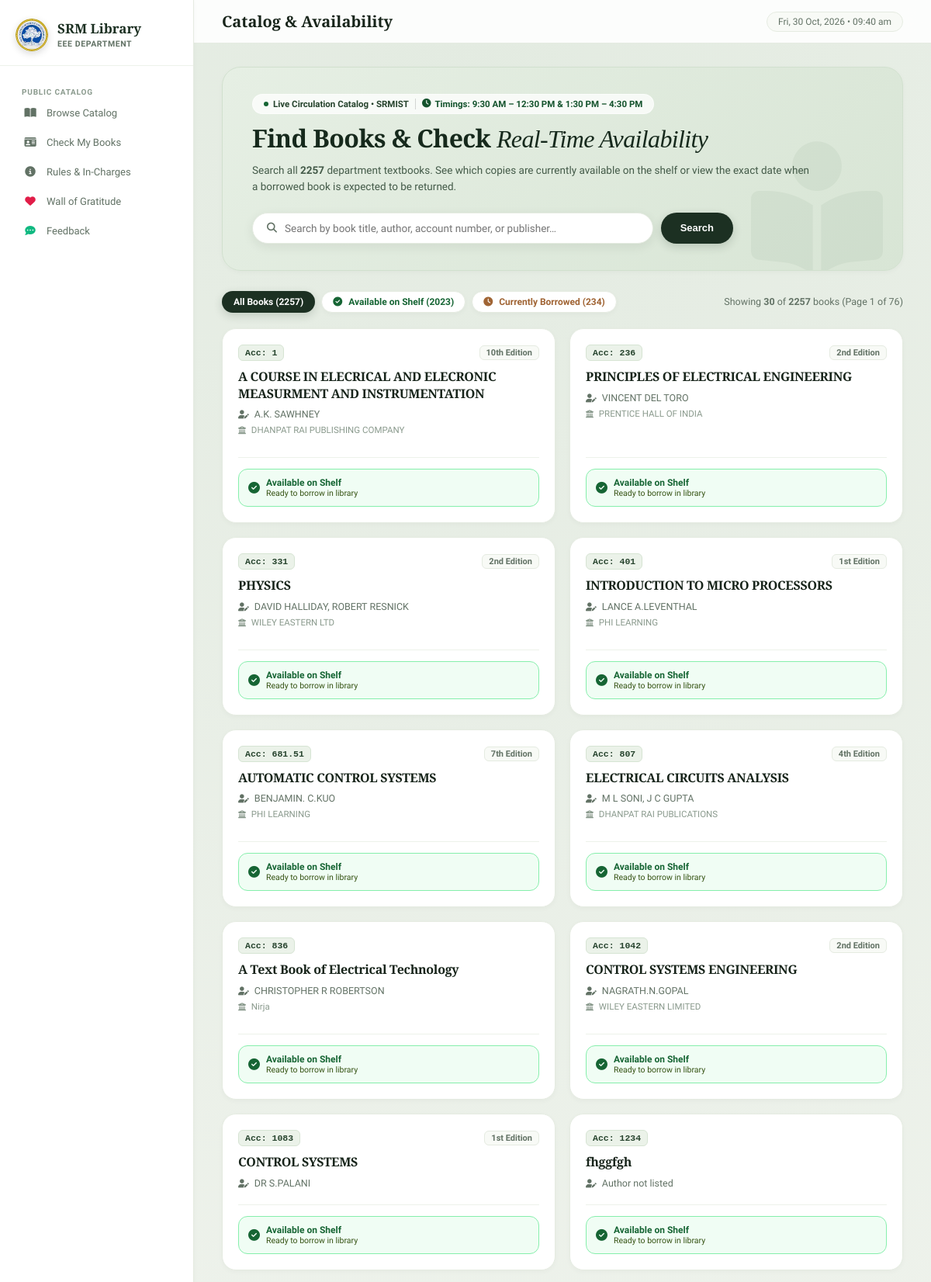
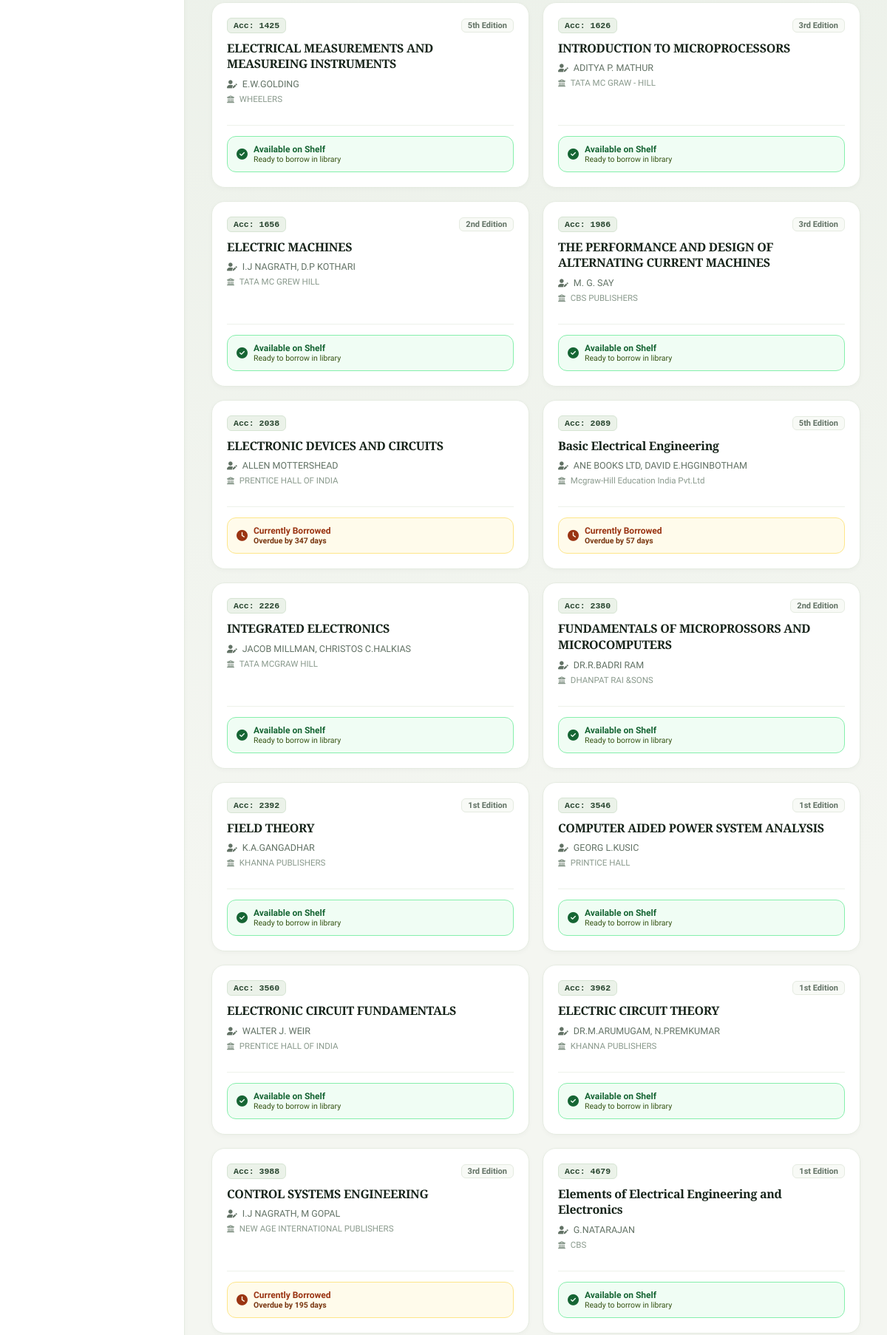
/catalog (upper part), run on the app's committed database (2 pictures, top to bottom).
### tables this page shows
CREATE TABLE books (
            id INTEGER PRIMARY KEY AUTOINCREMENT,
            barcode TEXT UNIQUE NOT NULL,
            account_number TEXT,
            title TEXT NOT NULL,
            publisher TEXT,
            authors TEXT,
            edition TEXT,
            status TEXT DEFAULT 'available',
            added_date TEXT DEFAULT (datetime('now','localtime'))
        );

CREATE TABLE "transactions" (
                    id INTEGER PRIMARY KEY AUTOINCREMENT,
                    book_id INTEGER NOT NULL,
                    patron_id INTEGER NOT NULL,
                    issue_date TEXT NOT NULL,
                    issue_time TEXT,
                    due_date TEXT NOT NULL,
                    return_date TEXT,
                    return_time TEXT,
                    fine_amount REAL DEFAULT 0.0,
                    fine_paid INTEGER DEFAULT 0,
                    notes TEXT,
                    status TEXT DEFAULT 'issued',
                    FOREIGN KEY (book_id) REFERENCES books(id) ON DELETE CASCADE,
                    FOREIGN KEY (patron_id) REFERENCES patrons(id) ON DELETE CASCADE
                );

### webapp/app.py (the view)
@app.route("/")
@app.route("/catalog")
def public_catalog():
    q = request.args.get("q", "").strip()
    status = request.args.get("status", "")
    try:
        page = max(1, int(request.args.get("page", 1)))
    except (ValueError, TypeError):
        page = 1
    per_page = 30
    offset = (page - 1) * per_page
    books = search_books_with_availability(query=q, status_filter=status if status else None, limit=per_page, offset=offset)
    total_matches = count_search_books(query=q, status_filter=status if status else None)
    total_pages = max(1, (total_matches + per_page - 1) // per_page)
    counts = count_books()
    return render_template(
        "catalog.html",
        books=books,
        counts=counts,
        q=q,
        status=status,
        page=page,
        total_pages=total_pages,
        total_matches=total_matches,
    )

### library_app/database.py (called while the page is built, shortened)
def get_connection():
    conn = sqlite3.connect(DB_PATH)
    conn.row_factory = sqlite3.Row
    conn.execute("PRAGMA journal_mode=WAL")
    conn.execute("PRAGMA foreign_keys=ON")
    return conn

def get_setting(key, default=None):
    conn = get_connection()
    row = conn.execute("SELECT value FROM settings WHERE key=?", (key,)).fetchone()
    conn.close()
    val = row["value"] if row else None
    if val is not None and str(val).strip():
        return str(val).strip()
    env_key = key.upper()
    env_val = os.environ.get(env_key)
    if env_val is not None and str(env_val).strip():
        return str(env_val).strip()
    return str(val).strip() if (val is not None and str(val).strip()) else default

def get_all_settings():
    conn = get_connection()
    rows = conn.execute("SELECT key, value FROM settings").fetchall()
    conn.close()
    res = {r["key"]: r["value"] for r in rows}
    for k in ["brevo_api_key", "brevo_sender_email", "email_reply_to", "email_user", "email_password", "email_host", "email_port", "email_from", "staff_pin", "library_name"]:
        if not res.get(k) and os.environ.get(k.upper()):
            res[k] = os.environ.get(k.upper())
    return res

def ordinal(n):
    if 11 <= (n % 100) <= 13:
        suffix = 'th'
    else:
        suffix = {1: 'st', 2: 'nd', 3: 'rd'}.get(n % 10, 'th')
    return f"{n}{suffix}"

def normalize_edition(raw):
    if not raw:
        return ""
    s = str(raw).strip()
    if s.upper() in ("NIL", "NONE", "NA", "N/A", "-", "NULL", "EMPTY"):
        return ""
    clean = s.lower().replace("-", " ").strip()
    is_reprint = "reprint" in clean
    core = clean.replace("edition", "").replace("reprint", "").replace("printing", "").strip()
    if core in WORDS_TO_NUM:
        n = WORDS_TO_NUM[core]
        ord_str = ordinal(n)
        return f"{ord_str} Reprint" if is_reprint else f"{ord_str} Edition"

def _format_book_dict(d):
    if not d:
        return d
    if "edition" in d:
        d["edition"] = normalize_edition(d.get("edition"))
    return d

def count_books():
    conn = get_connection()
    total = conn.execute("SELECT COUNT(*) FROM books").fetchone()[0]
    available = conn.execute("SELECT COUNT(*) FROM books WHERE status='available'").fetchone()[0]
    issued = conn.execute("SELECT COUNT(*) FROM books WHERE status='issued'").fetchone()[0]
    conn.close()
    return {"total": total, "available": available, "issued": issued}

### webapp/templates/catalog.html (shortened to what this page needs)
{% extends "base.html" %}
{% block page_title %}Catalog & Availability{% endblock %}
{% block content %}
<div style="background: linear-gradient(135deg, #E6EFE4 0%, #D8E5D5 100%); border: 1px solid #D1E0CE; border-radius: 24px; padding: 34px 38px; margin-bottom: 26px; position: relative; overflow: hidden; box-shadow: var(--shadow-sm);">
 <div style="max-width: 720px; position: relative; z-index: 2;">
 <div style="display:inline-flex; align-items:center; gap:8px; flex-wrap:wrap; background: rgba(255,255,255,0.75); backdrop-filter: blur(8px); padding: 5px 14px; border-radius: 9999px; font-size: 11.5px; font-weight: 600; color: var(--accent-text); margin-bottom: 12px; border: 1px solid rgba(255,255,255,0.6);">
 <span style="display:inline-flex; align-items:center; gap:6px;"><span style="width:6px; height:6px; background:#166534; border-radius:50%;"></span> Live Circulation Catalog • SRMIST</span>
 <span style="display:inline-flex; align-items:center; gap:5px; border-left:1px solid rgba(0,0,0,0.15); padding-left:8px; color:#14532D;"><i class="fa fa-clock"></i> Timings: 9:30 AM – 12:30 PM &amp; 1:30 PM – 4:30 PM</span>
 </div>
 <h1 class="serif-heading" style="font-size: 32px; line-height: 1.18; color: #16291C; margin-bottom: 10px;">
 Find Books & Check <em>Real-Time Availability</em>
 </h1>
 <p style="font-size: 13.5px; line-height: 1.6; color: #435A48; margin-bottom: 22px;">
 Search all <strong>{{ counts.total }}</strong> department textbooks. See which copies are currently available on the shelf or view the exact date when a borrowed book is expected to be returned.
 </p>
 <form method="get" action="/" style="display:flex; gap:10px; flex-wrap:wrap; max-width:620px;">
 <div class="search-box" style="flex:1; min-width:260px; box-shadow:0 4px 14px rgba(22,41,28,0.08); background:#fff;">
 <i class="fa fa-magnifying-glass"></i>
 <input type="text" name="q" value="{{ q }}" placeholder="Search by book title, author, account number, or publisher…">
 </div>
 <button type="submit" class="btn btn-primary" style="padding:11px 24px;">Search</button>
 </form>
 </div>
 <div style="position: absolute; right: 25px; bottom: -25px; font-size: 170px; color: rgba(43, 70, 48, 0.05); pointer-events: none; z-index: 1;">
 <i class="fa fa-book-open-reader"></i>
 </div>
</div>
<div style="display:flex; justify-content:space-between; align-items:center; margin-bottom:20px; flex-wrap:wrap; gap:12px;">
 <div style="display:flex; gap:8px; flex-wrap:wrap;">
 <a href="/?q={{ q }}" class="btn {% if not status %}btn-primary{% else %}btn-outline{% endif %} btn-sm">
 All Books ({{ counts.total }})
 </a>
 <a href="/?q={{ q }}&status=available" class="btn {% if status=='available' %}btn-success{% else %}btn-outline{% endif %} btn-sm" style="{% if status!='available' %}color:#166534;{% endif %}">
 <i class="fa fa-circle-check"></i> Available on Shelf ({{ counts.available }})
 </a>
 <a href="/?q={{ q }}&status=issued" class="btn {% if status=='issued' %}btn-warning{% else %}btn-outline{% endif %} btn-sm" style="{% if status!='issued' %}color:#A06434;{% endif %}">
 <i class="fa fa-clock"></i> Currently Borrowed ({{ counts.issued }})
 </a>
 </div>
 <div style="font-size:12.5px; color:var(--muted); font-weight:500;">
 Showing <strong>{{ books|length }}</strong> of <strong>{{ total_matches }}</strong> books (Page {{ page }} of {{ total_pages }})
 </div>
</div>
<div style="display:grid; grid-template-columns:repeat(auto-fill, minmax(320px, 1fr)); gap:18px; margin-bottom:30px;">
 {% for b in books %}
 <div class="card" style="display:flex; flex-direction:column; justify-content:space-between; border-radius:18px; padding:20px; transition:all 0.2s ease;">
 <div>
 <div style="display:flex; justify-content:space-between; align-items:center; margin-bottom:10px;">
 <code>Acc: {{ b.account_number or '—' }}</code>
 {% set ed = b.edition|format_edition %}
 {% if ed %}
 <span style="font-size:11px; font-weight:600; color:var(--muted); background:var(--card2); border:1px solid var(--border); padding:2px 8px; border-radius:6px;">{{ ed }}</span>
 {% endif %}
 </div>
 <h3 class="serif-heading" style="font-size:16px; font-weight:600; line-height:1.35; color:var(--text); margin-bottom:8px; display:-webkit-box; -webkit-line-clamp:2; -webkit-box-orient:vertical; overflow:hidden;" title="{{ b.title }}">
 {{ b.title }}
 </h3>
 <div style="font-size:12.5px; color:var(--muted); margin-bottom:6px; display:-webkit-box; -webkit-line-clamp:1; -webkit-box-orient:vertical; overflow:hidden;">
 <i class="fa fa-user-pen" style="font-size:11px; margin-right:4px;"></i> {{ b.authors or 'Author not listed' }}
 </div>
 {% if b.publisher and b.publisher != 'NIL' %}
 <div style="font-size:11.5px; color:var(--muted-light); margin-bottom:14px;">
 <i class="fa fa-building-columns" style="font-size:10px; margin-right:4px;"></i> {{ b.publisher }}
 </div>
 {% endif %}
 </div>
 <div style="margin-top:14px; border-top:1px solid var(--border-subtle); padding-top:14px;">
 {% if b.status == 'available' %}
 <div style="background:#F0FDF4; border:1px solid #86EFAC; border-radius:12px; padding:10px 12px; display:flex; align-items:center; justify-content:space-between;">
 <div style="display:flex; align-items:center; gap:8px;">
 <i class="fa fa-circle-check" style="color:#166534; font-size:15px;"></i>
 <div>
 <div style="font-size:12px; font-weight:700; color:#166534;">Available on Shelf</div>
 <div style="font-size:10.5px; color:#365314;">Ready to borrow in library</div>
 </div>
 </div>
 </div>
 {% else %}
 <div style="background:#FFFBEB; border:1px solid #FDE68A; border-radius:12px; padding:10px 12px; display:flex; align-items:center; justify-content:space-between;">
 <div style="display:flex; align-items:center; gap:8px;">
 <i class="fa fa-clock" style="color:#9A3412; font-size:15px;"></i>
 <div>
 <div style="font-size:12px; font-weight:700; color:#9A3412;">Currently Borrowed</div>
 <div style="font-size:10.5px; color:#78350F; font-weight:600;">{{ b.availability_badge }}</div>
 </div>
 </div>
 </div>
 {% endif %}
 </div>
 </div>
 {% endfor %}
</div>
{% endblock %}

### webapp/templates/base.html (style rules this page uses)
:root { --bg: #F4F6F1; --bg-gradient: radial-gradient(circle at 50% 0%, #E3EBE1 0%, #F4F6F1 65%); --sidebar: #FFFFFF; --card: #FFFFFF; --card2: #F8FAF6; --border: #E5EBE1; --border-subtle: #EDF2EA; --primary: #1C3022; --primary-hover: #122116; --accent: #48634E; --accent-light: #EBF2E9; --accent-text: #26432D; --text: #17241A; --muted: #627265; --muted-light: #8A9A8D; --input-bg: #FFFFFF; --danger: #991B1B; --danger-bg: #FEF2F2; --danger-border: #FCA5A5; --success: #166534; --success-bg: #F0FDF4; --success-border: #86EFAC; --warning: #9A3412; --warning-bg: #FFFBEB; --warning-border: #FDE68A; --info: #0E7490; --info-bg: #ECFEFF; --shadow-sm: 0 2px 6px rgba(23, 36, 26, 0.03); --shadow-md: 0 8px 24px -4px rgba(23, 36, 26, 0.06), 0 2px 6px rgba(23, 36, 26, 0.03); --shadow-lg: 0 16px 36px -6px rgba(23, 36, 26, 0.08); }
* { margin:0; padding:0; box-sizing:border-box; }
body { font-family: 'Plus Jakarta Sans', system-ui, -apple-system, sans-serif; background: var(--bg); background-image: var(--bg-gradient); background-attachment: fixed; color: var(--text); min-height: 100vh; display: flex; -webkit-font-smoothing: antialiased; }
.serif-heading { font-family: 'Playfair Display', Georgia, serif; font-weight: 600; letter-spacing: -0.02em; }
.serif-heading em, .serif-heading i { font-family: 'Playfair Display', Georgia, serif; font-style: italic; font-weight: 400; }
.card { background: var(--card); border: 1px solid var(--border); border-radius: 20px; padding: 24px; box-shadow: var(--shadow-sm); transition: box-shadow 0.2s ease, border-color 0.2s ease; }
code { background: var(--accent-light); color: var(--accent-text); padding: 3px 8px; border-radius: 6px; font-size: 11.5px; font-family: 'Consolas', monospace; font-weight: 600; border: 1px solid #D6E4D3; }
.btn { display: inline-flex; align-items: center; gap: 8px; padding: 10px 20px; border-radius: 9999px; border: 1px solid transparent; cursor: pointer; font-size: 13px; font-weight: 600; text-decoration: none; transition: all 0.18s ease; }
.btn-primary { background: var(--primary); color: #FFFFFF; box-shadow: 0 4px 12px rgba(28, 48, 34, 0.18); }
.btn-outline { background: #FFFFFF; border: 1px solid var(--border); color: var(--text); box-shadow: var(--shadow-sm); }
.btn-sm { padding: 6px 14px; font-size: 12px; }
.search-box { flex: 1; min-width: 240px; display: flex; align-items: center; background: #FFFFFF; border: 1px solid var(--border); border-radius: 9999px; padding: 0 18px; box-shadow: var(--shadow-sm); transition: all 0.18s ease; }
.search-box i { color: var(--muted); margin-right: 10px; font-size: 13px; }
.search-box input { flex: 1; background: none; border: none; outline: none; color: var(--text); font-size: 13.5px; padding: 11px 0; font-family: inherit; }

### data on the page
books: account_number "1", edition "10th Edition", title "A COURSE IN ELECRICAL AND ELECRONIC MEASURMENT AND INSTRUMENTATION", authors "A.K. SAWHNEY", publisher "DHANPAT RAI PUBLISHING COMPANY", status "available" (drawn)
books: account_number "236", edition "2nd Edition", title "PRINCIPLES OF ELECTRICAL ENGINEERING", authors "VINCENT DEL TORO", publisher "PRENTICE HALL OF INDIA", status "available" (drawn)
books: account_number "331", edition "2nd Edition", title "PHYSICS", authors "DAVID HALLIDAY, ROBERT RESNICK", publisher "WILEY EASTERN LTD", status "available" (drawn)
books: account_number "401", edition "1st Edition", title "INTRODUCTION TO MICRO PROCESSORS", authors "LANCE A.LEVENTHAL", publisher "PHI LEARNING", status "available" (drawn)
books: account_number "681.51", edition "7th Edition", title "AUTOMATIC CONTROL SYSTEMS", authors "BENJAMIN. C.KUO", publisher "PHI LEARNING", status "available" (drawn)
books: account_number "807", edition "4th Edition", title "ELECTRICAL CIRCUITS ANALYSIS", authors "M L SONI, J C GUPTA", publisher "DHANPAT RAI PUBLICATIONS", status "available" (drawn)
books: account_number "836", title "A Text Book of Electrical Technology", authors "CHRISTOPHER R ROBERTSON", publisher "Nirja", status "available" (drawn)
books: account_number "1042", edition "2nd Edition", title "CONTROL SYSTEMS ENGINEERING", authors "NAGRATH.N.GOPAL", publisher "WILEY EASTERN LIMITED", status "available" (drawn)
books: account_number "1083", edition "1st Edition", title "CONTROL SYSTEMS", authors "DR S.PALANI", status "available" (drawn)
books: account_number "1234", title "fhggfgh", authors "Author not listed", status "available" (drawn)
books: account_number "1425", edition "5th Edition", title "ELECTRICAL MEASUREMENTS AND MEASUREING INSTRUMENTS", authors "E.W.GOLDING", publisher "WHEELERS", status "available" (drawn)
books: account_number "1626", edition "3rd Edition", title "INTRODUCTION TO MICROPROCESSORS", authors "ADITYA P. MATHUR", publisher "TATA MC GRAW - HILL", status "available" (drawn)
books: account_number "1656", edition "2nd Edition", title "ELECTRIC MACHINES", authors "I.J NAGRATH, D.P KOTHARI", publisher "TATA MC GREW HILL", status "available" (drawn)
books: account_number "1986", edition "3rd Edition", title "THE PERFORMANCE AND DESIGN OF ALTERNATING CURRENT MACHINES", authors "M. G. SAY", publisher "CBS PUBLISHERS", status "available" (drawn)
transactions: account_number "2038", title "ELECTRONIC DEVICES AND CIRCUITS", authors "ALLEN MOTTERSHEAD", publisher "PRENTICE HALL OF INDIA", availability_badge "Overdue by 347 days"
transactions: account_number "2089", ed "5th Edition", title "Basic Electrical Engineering", authors "ANE BOOKS LTD, DAVID E.HGGINBOTHAM", publisher "Mcgraw-Hill Education India Pvt.Ltd", availability_badge "Overdue by 57 days"
books: account_number "2226", title "INTEGRATED ELECTRONICS", authors "JACOB MILLMAN, CHRISTOS C.HALKIAS", publisher "TATA MCGRAW HILL", status "available" (drawn)
books: account_number "2380", ed "2nd Edition", title "FUNDAMENTALS OF MICROPROSSORS AND MICROCOMPUTERS", authors "DR.R.BADRI RAM", publisher "DHANPAT RAI &SONS", status "available" (drawn)
books: account_number "2392", ed "1st Edition", title "FIELD THEORY", authors "K.A.GANGADHAR", publisher "KHANNA PUBLISHERS", status "available" (drawn)
books: account_number "3546", ed "1st Edition", title "COMPUTER AIDED POWER SYSTEM ANALYSIS", authors "GEORG L.KUSIC", publisher "PRINTICE HALL", status "available" (drawn)
books: account_number "3560", title "ELECTRONIC CIRCUIT FUNDAMENTALS", authors "WALTER J. WEIR", publisher "PRENTICE HALL OF INDIA", status "available" (drawn)
books: account_number "3962", edition "1st Edition", title "ELECTRIC CIRCUIT THEORY", authors "DR.M.ARUMUGAM, N.PREMKUMAR", publisher "KHANNA PUBLISHERS", status "available" (drawn)
transactions: account_number "3988", ed "3rd Edition", title "CONTROL SYSTEMS ENGINEERING", authors "I.J NAGRATH, M GOPAL", publisher "NEW AGE INTERNATIONAL PUBLISHERS", availability_badge "Overdue by 195 days"
books: account_number "4679", edition "1st Edition", title "Elements of Electrical Engineering and Electronics", authors "G.NATARAJAN", publisher "CBS", status "available" (drawn)

### other printed values
{{ counts.total }} "2257"
{{ counts.available }} "2023"
{{ counts.issued }} "234"
{{ books|length }} "30"
{{ total_matches }} "2257"
{{ page }} "1"
{{ total_pages }} "76"
